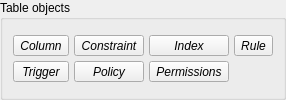
       <widget class="QGroupBox" name="tab_objs_grp">
        <property name="title">
         <string>Table objects</string>
        </property>
        <layout class="QGridLayout" name="gridLayout_7">
         <property name="leftMargin">
          <number>5</number>
         </property>
         <property name="topMargin">
          <number>5</number>
         </property>
         <property name="rightMargin">
          <number>5</number>
         </property>
         <property name="bottomMargin">
          <number>5</number>
         </property>
         <property name="spacing">
          <number>5</number>
         </property>
         <item row="0" column="0">
          <widget class="QWidget" name="tab_objs_btns_wgt" native="true">
           <property name="sizePolicy">
            <sizepolicy hsizetype="Preferred" vsizetype="Fixed">
             <horstretch>0</horstretch>
             <verstretch>0</verstretch>
            </sizepolicy>
           </property>
           <layout class="QGridLayout" name="gridLayout_2">
            <property name="leftMargin">
             <number>5</number>
            </property>
            <property name="topMargin">
             <number>5</number>
            </property>
            <property name="rightMargin">
             <number>5</number>
            </property>
            <property name="bottomMargin">
             <number>5</number>
            </property>
            <property name="spacing">
             <number>5</number>
            </property>
            <item row="0" column="4">
             <widget class="QToolButton" name="constraint_tb">
              <property name="sizePolicy">
               <sizepolicy hsizetype="Preferred" vsizetype="Fixed">
                <horstretch>0</horstretch>
                <verstretch>0</verstretch>
               </sizepolicy>
              </property>
              <property name="font">
               <font>
                <italic>true</italic>
                <bold>false</bold>
               </font>
              </property>
              <property name="focusPolicy">
               <enum>Qt::FocusPolicy::NoFocus</enum>
              </property>
              <property name="text">
               <string>Constraint</string>
              </property>
              <property name="icon">
               <iconset resource="../../res/resources.qrc">
                <normaloff>:/icons/icons/constraint.png</normaloff>:/icons/icons/constraint.png</iconset>
              </property>
              <property name="iconSize">
               <size>
                <width>32</width>
                <height>32</height>
               </size>
              </property>
              <property name="popupMode">
               <enum>QToolButton::ToolButtonPopupMode::InstantPopup</enum>
              </property>
              <property name="toolButtonStyle">
               <enum>Qt::ToolButtonStyle::ToolButtonTextUnderIcon</enum>
              </property>
             </widget>
            </item>
            <item row="0" column="8">
             <widget class="QToolButton" name="index_tb">
              <property name="sizePolicy">
               <sizepolicy hsizetype="Preferred" vsizetype="Fixed">
                <horstretch>0</horstretch>
                <verstretch>0</verstretch>
               </sizepolicy>
              </property>
              <property name="font">
               <font>
                <italic>true</italic>
                <bold>false</bold>
               </font>
              </property>
              <property name="focusPolicy">
               <enum>Qt::FocusPolicy::NoFocus</enum>
              </property>
              <property name="text">
               <string>Index</string>
              </property>
              <property name="icon">
               <iconset resource="../../res/resources.qrc">
                <normaloff>:/icons/icons/index.png</normaloff>:/icons/icons/index.png</iconset>
              </property>
              <property name="iconSize">
               <size>
                <width>32</width>
                <height>32</height>
               </size>
              </property>
              <property name="popupMode">
               <enum>QToolButton::ToolButtonPopupMode::InstantPopup</enum>
              </property>
              <property name="toolButtonStyle">
               <enum>Qt::ToolButtonStyle::ToolButtonTextUnderIcon</enum>
              </property>
             </widget>
            </item>
            <item row="1" column="4">
             <widget class="QToolButton" name="policy_tb">
              <property name="sizePolicy">
               <sizepolicy hsizetype="Preferred" vsizetype="Fixed">
                <horstretch>0</horstretch>
                <verstretch>0</verstretch>
               </sizepolicy>
              </property>
              <property name="font">
               <font>
                <italic>true</italic>
                <bold>false</bold>
               </font>
              </property>
              <property name="focusPolicy">
               <enum>Qt::FocusPolicy::NoFocus</enum>
              </property>
              <property name="text">
               <string>Policy</string>
              </property>
              <property name="icon">
               <iconset resource="../../res/resources.qrc">
                <normaloff>:/icons/icons/policy.png</normaloff>:/icons/icons/policy.png</iconset>
              </property>
              <property name="iconSize">
               <size>
                <width>32</width>
                <height>32</height>
               </size>
              </property>
              <property name="popupMode">
               <enum>QToolButton::ToolButtonPopupMode::InstantPopup</enum>
              </property>
              <property name="toolButtonStyle">
               <enum>Qt::ToolButtonStyle::ToolButtonTextUnderIcon</enum>
              </property>
             </widget>
            </item>
            <item row="0" column="9">
             <widget class="QToolButton" name="rule_tb">
              <property name="sizePolicy">
               <sizepolicy hsizetype="Preferred" vsizetype="Fixed">
                <horstretch>0</horstretch>
                <verstretch>0</verstretch>
               </sizepolicy>
              </property>
              <property name="font">
               <font>
                <italic>true</italic>
                <bold>false</bold>
               </font>
              </property>
              <property name="focusPolicy">
               <enum>Qt::FocusPolicy::NoFocus</enum>
              </property>
              <property name="text">
               <string>Rule</string>
              </property>
              <property name="icon">
               <iconset resource="../../res/resources.qrc">
                <normaloff>:/icons/icons/rule.png</normaloff>:/icons/icons/rule.png</iconset>
              </property>
              <property name="iconSize">
               <size>
                <width>32</width>
                <height>32</height>
               </size>
              </property>
              <property name="popupMode">
               <enum>QToolButton::ToolButtonPopupMode::InstantPopup</enum>
              </property>
              <property name="toolButtonStyle">
               <enum>Qt::ToolButtonStyle::ToolButtonTextUnderIcon</enum>
              </property>
             </widget>
            </item>
            <item row="0" column="2">
             <widget class="QToolButton" name="column_tb">
              <property name="sizePolicy">
               <sizepolicy hsizetype="Preferred" vsizetype="Fixed">
                <horstretch>0</horstretch>
                <verstretch>0</verstretch>
               </sizepolicy>
              </property>
              <property name="font">
               <font>
                <italic>true</italic>
                <bold>false</bold>
               </font>
              </property>
              <property name="focusPolicy">
               <enum>Qt::FocusPolicy::NoFocus</enum>
              </property>
              <property name="text">
               <string>Column</string>
              </property>
              <property name="icon">
               <iconset resource="../../res/resources.qrc">
                <normaloff>:/icons/icons/column.png</normaloff>:/icons/icons/column.png</iconset>
              </property>
              <property name="iconSize">
               <size>
                <width>32</width>
                <height>32</height>
               </size>
              </property>
              <property name="popupMode">
               <enum>QToolButton::ToolButtonPopupMode::InstantPopup</enum>
              </property>
              <property name="toolButtonStyle">
               <enum>Qt::ToolButtonStyle::ToolButtonTextUnderIcon</enum>
              </property>
             </widget>
            </item>
            <item row="1" column="2">
             <widget class="QToolButton" name="trigger_tb">
              <property name="sizePolicy">
               <sizepolicy hsizetype="Preferred" vsizetype="Fixed">
                <horstretch>0</horstretch>
                <verstretch>0</verstretch>
               </sizepolicy>
              </property>
              <property name="font">
               <font>
                <italic>true</italic>
                <bold>false</bold>
               </font>
              </property>
              <property name="focusPolicy">
               <enum>Qt::FocusPolicy::NoFocus</enum>
              </property>
              <property name="text">
               <string>Trigger</string>
              </property>
              <property name="icon">
               <iconset resource="../../res/resources.qrc">
                <normaloff>:/icons/icons/trigger.png</normaloff>:/icons/icons/trigger.png</iconset>
              </property>
              <property name="iconSize">
               <size>
                <width>32</width>
                <height>32</height>
               </size>
              </property>
              <property name="popupMode">
               <enum>QToolButton::ToolButtonPopupMode::InstantPopup</enum>
              </property>
              <property name="toolButtonStyle">
               <enum>Qt::ToolButtonStyle::ToolButtonTextUnderIcon</enum>
              </property>
             </widget>
            </item>
            <item row="1" column="8">
             <widget class="QToolButton" name="tab_perms_tb">
              <property name="sizePolicy">
               <sizepolicy hsizetype="Preferred" vsizetype="Fixed">
                <horstretch>0</horstretch>
                <verstretch>0</verstretch>
               </sizepolicy>
              </property>
              <property name="font">
               <font>
                <italic>true</italic>
                <bold>false</bold>
               </font>
              </property>
              <property name="focusPolicy">
               <enum>Qt::FocusPolicy::NoFocus</enum>
              </property>
              <property name="text">
               <string>Permissions</string>
              </property>
              <property name="icon">
               <iconset resource="../../res/resources.qrc">
                <normaloff>:/icons/icons/permission.png</normaloff>:/icons/icons/permission.png</iconset>
              </property>
              <property name="iconSize">
               <size>
                <width>32</width>
                <height>32</height>
               </size>
              </property>
              <property name="popupMode">
               <enum>QToolButton::ToolButtonPopupMode::InstantPopup</enum>
              </property>
              <property name="toolButtonStyle">
               <enum>Qt::ToolButtonStyle::ToolButtonTextUnderIcon</enum>
              </property>
             </widget>
            </item>
           </layout>
          </widget>
         </item>
        </layout>
       </widget>
